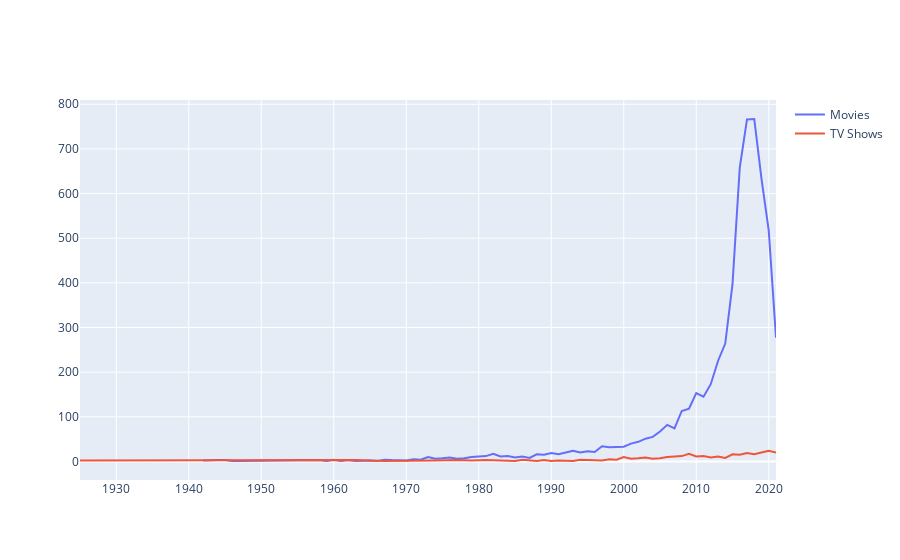

Notebook code cell kept with this figure:
### Code cell
# show the figure
fig = go.Figure()
fig.add_trace(go.Scatter(x= df_grouped_movies.release_year ,y= df_grouped_movies['count'], name= 'Movies'))
fig.add_trace(go.Scatter(x= df_grouped_series.release_year ,y= df_grouped_movies['count'], name= 'TV Shows'))
fig.show()
